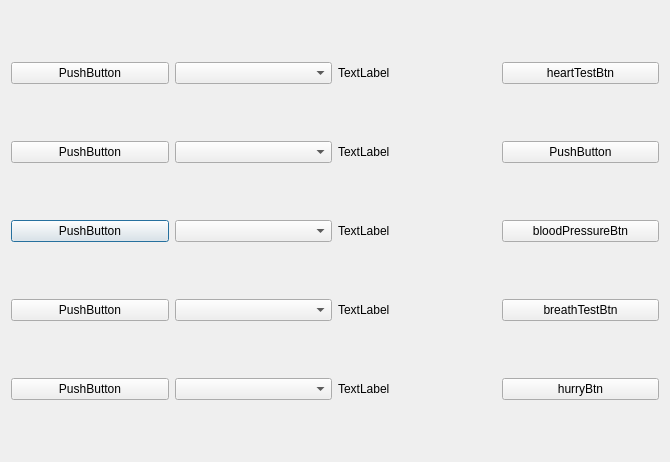
<?xml version="1.0" encoding="UTF-8"?>
<ui version="4.0">
 <class>Serial_Dialog</class>
 <widget class="QDialog" name="Serial_Dialog">
  <property name="geometry">
   <rect>
    <x>0</x>
    <y>0</y>
    <width>670</width>
    <height>462</height>
   </rect>
  </property>
  <property name="windowTitle">
   <string>Dialog</string>
  </property>
  <layout class="QGridLayout" name="gridLayout_2">
   <item row="0" column="0">
    <layout class="QGridLayout" name="gridLayout">
     <item row="9" column="2">
      <widget class="QLabel" name="lab_status_breath">
       <property name="text">
        <string>TextLabel</string>
       </property>
      </widget>
     </item>
     <item row="0" column="0">
      <spacer name="verticalSpacer">
       <property name="orientation">
        <enum>Qt::Orientation::Vertical</enum>
       </property>
       <property name="sizeHint" stdset="0">
        <size>
         <width>20</width>
         <height>40</height>
        </size>
       </property>
      </spacer>
     </item>
     <item row="5" column="0">
      <widget class="QPushButton" name="btn_connect_bloodPressure">
       <property name="text">
        <string>PushButton</string>
       </property>
      </widget>
     </item>
     <item row="5" column="1">
      <widget class="QComboBox" name="comboBox_bloodPressure"/>
     </item>
     <item row="1" column="3">
      <widget class="QPushButton" name="btn_heart">
       <property name="text">
        <string>heartTestBtn</string>
       </property>
      </widget>
     </item>
     <item row="10" column="0">
      <spacer name="verticalSpacer_6">
       <property name="orientation">
        <enum>Qt::Orientation::Vertical</enum>
       </property>
       <property name="sizeHint" stdset="0">
        <size>
         <width>20</width>
         <height>40</height>
        </size>
       </property>
      </spacer>
     </item>
     <item row="5" column="2">
      <widget class="QLabel" name="lab_status_bloodpressure">
       <property name="text">
        <string>TextLabel</string>
       </property>
      </widget>
     </item>
     <item row="1" column="2">
      <widget class="QLabel" name="lab_status_heartCOM">
       <property name="text">
        <string>TextLabel</string>
       </property>
      </widget>
     </item>
     <item row="4" column="0">
      <spacer name="verticalSpacer_2">
       <property name="orientation">
        <enum>Qt::Orientation::Vertical</enum>
       </property>
       <property name="sizeHint" stdset="0">
        <size>
         <width>20</width>
         <height>40</height>
        </size>
       </property>
      </spacer>
     </item>
     <item row="11" column="2">
      <widget class="QLabel" name="lab_status_hurry">
       <property name="text">
        <string>TextLabel</string>
       </property>
      </widget>
     </item>
     <item row="11" column="1">
      <widget class="QComboBox" name="comboBox_hurry"/>
     </item>
     <item row="8" column="0">
      <spacer name="verticalSpacer_4">
       <property name="orientation">
        <enum>Qt::Orientation::Vertical</enum>
       </property>
       <property name="sizeHint" stdset="0">
        <size>
         <width>20</width>
         <height>40</height>
        </size>
       </property>
      </spacer>
     </item>
     <item row="9" column="0">
      <widget class="QPushButton" name="btn_connect_breath">
       <property name="text">
        <string>PushButton</string>
       </property>
      </widget>
     </item>
     <item row="3" column="0">
      <widget class="QPushButton" name="btn_HDD">
       <property name="text">
        <string>PushButton</string>
       </property>
      </widget>
     </item>
     <item row="12" column="0">
      <spacer name="verticalSpacer_8">
       <property name="orientation">
        <enum>Qt::Orientation::Vertical</enum>
       </property>
       <property name="sizeHint" stdset="0">
        <size>
         <width>20</width>
         <height>40</height>
        </size>
       </property>
      </spacer>
     </item>
     <item row="11" column="0">
      <widget class="QPushButton" name="btn_connect_hurry">
       <property name="text">
        <string>PushButton</string>
       </property>
      </widget>
     </item>
     <item row="1" column="0">
      <widget class="QPushButton" name="btn_connect_heart">
       <property name="text">
        <string>PushButton</string>
       </property>
      </widget>
     </item>
     <item row="9" column="1">
      <widget class="QComboBox" name="comboBox_breath"/>
     </item>
     <item row="9" column="3">
      <widget class="QPushButton" name="btn_breath">
       <property name="text">
        <string>breathTestBtn</string>
       </property>
      </widget>
     </item>
     <item row="1" column="1">
      <widget class="QComboBox" name="comboBox_heart"/>
     </item>
     <item row="5" column="3">
      <widget class="QPushButton" name="btn_bloodPressure">
       <property name="text">
        <string>bloodPressureBtn</string>
       </property>
      </widget>
     </item>
     <item row="11" column="3">
      <widget class="QPushButton" name="btn_hurry">
       <property name="text">
        <string>hurryBtn</string>
       </property>
      </widget>
     </item>
     <item row="2" column="0">
      <spacer name="verticalSpacer_3">
       <property name="orientation">
        <enum>Qt::Orientation::Vertical</enum>
       </property>
       <property name="sizeHint" stdset="0">
        <size>
         <width>20</width>
         <height>40</height>
        </size>
       </property>
      </spacer>
     </item>
     <item row="3" column="1">
      <widget class="QComboBox" name="comboBox_connect_HDD"/>
     </item>
     <item row="3" column="2">
      <widget class="QLabel" name="lab_staus_HDD">
       <property name="text">
        <string>TextLabel</string>
       </property>
      </widget>
     </item>
     <item row="3" column="3">
      <widget class="QPushButton" name="btn_HDD_2">
       <property name="text">
        <string>PushButton</string>
       </property>
      </widget>
     </item>
    </layout>
   </item>
  </layout>
 </widget>
 <resources/>
 <connections/>
</ui>
